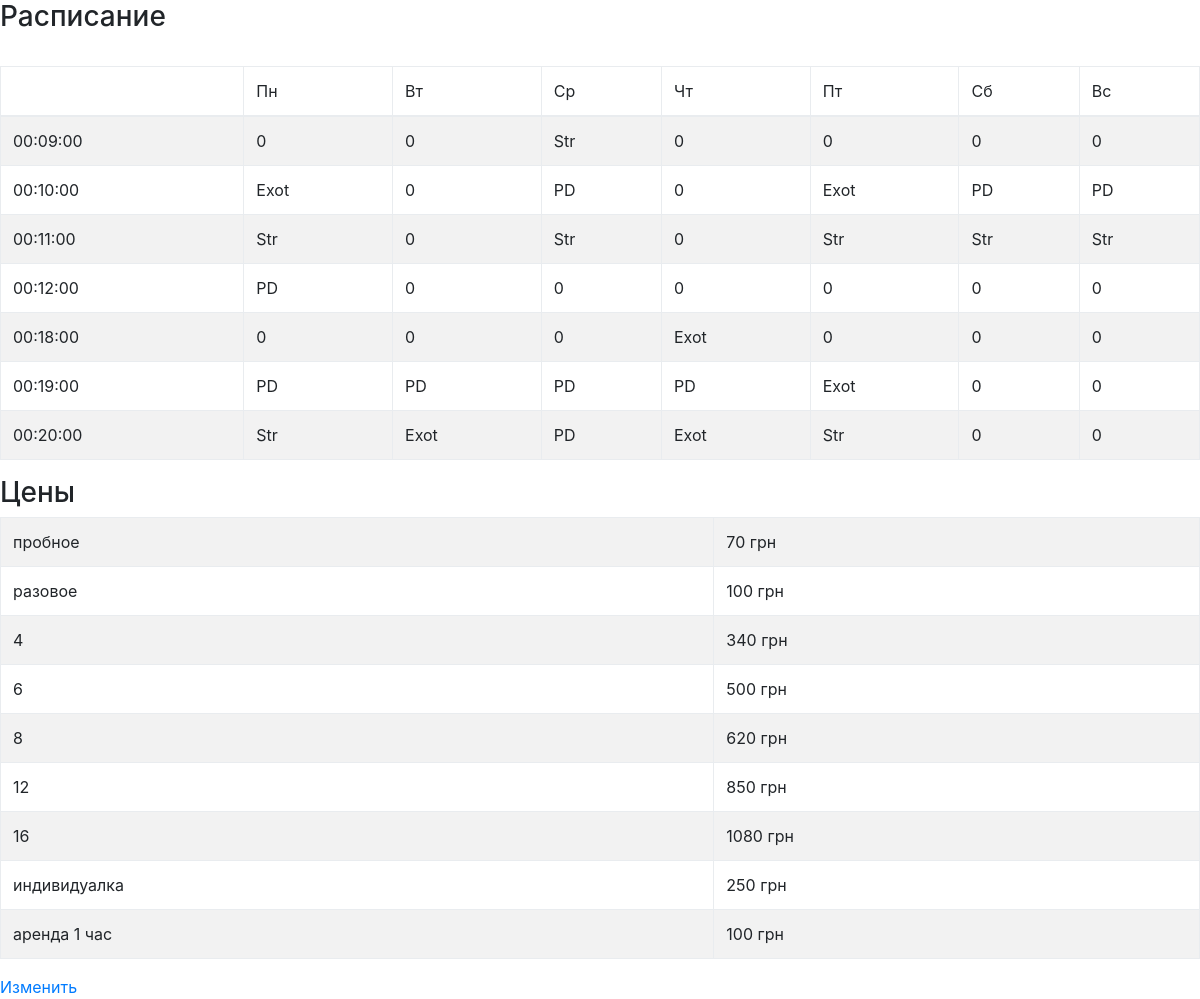
The page / on the database its author committed.
### tables this page shows
CREATE TABLE IF NOT EXISTS `shedule` (
  `id` tinyint(4) NOT NULL AUTO_INCREMENT,
  `time` time NOT NULL DEFAULT '00:00:00',
  `monday` varchar(50) NOT NULL DEFAULT '0',
  `tuesday` varchar(50) NOT NULL DEFAULT '0',
  `wednesday` varchar(50) NOT NULL DEFAULT '0',
  `thursday` varchar(50) NOT NULL DEFAULT '0',
  `friday` varchar(50) NOT NULL DEFAULT '0',
  `saturday` varchar(50) NOT NULL DEFAULT '0',
  `sunday` varchar(50) NOT NULL DEFAULT '0',
  PRIMARY KEY (`id`)
);

CREATE TABLE IF NOT EXISTS `prices` (
  `price_id` tinyint(4) NOT NULL AUTO_INCREMENT,
  `name_lesson` varchar(50) NOT NULL DEFAULT '0',
  `price_lesson` varchar(50) NOT NULL DEFAULT '0',
  PRIMARY KEY (`price_id`)
);

### shedule.php (the view, shortened to what this page needs)
<!doctype html>
<html lang="en">
<head>
    <link rel="stylesheet" href="others/reset v2.0.css">
    <link rel="stylesheet" href="others/style.css">
    <link rel="stylesheet" href="css/bootstrap.min.css">
</head>
<body>
<?php
$db_conn = new PDO('mysql:host=localhost;dbname=' . DB_CONNECTION_DB, DB_CONNECTION_USER, DB_CONNECTION_PASS);
$shedule = $db_conn->query('SELECT * FROM shedule');
while ($row = $shedule->fetch()) {
    $arr[] = $row;
}
$prices = $db_conn->query('SELECT * FROM prices');
while ($row_prices = $prices->fetch()) {
    $arr_prices[] = $row_prices;
}
?>
<table class="table table-striped table-bordered table-hover">
    <thead>
    <tr>
        <td></td>
        <td>Пн</td>
        <td>Вт</td>
        <td>Ср</td>
        <td>Чт</td>
        <td>Пт</td>
        <td>Сб</td>
        <td>Вс</td>
    </tr>
    </thead>
    <tbody>
    <? foreach ($arr as $row): ?>
        <tr>
            <td><?= $row['time'] ?></td>
            <td><?= $row['monday'] ?></td>
            <td><?= $row['tuesday'] ?></td>
            <td><?= $row['wednesday'] ?></td>
            <td><?= $row['thursday'] ?></td>
            <td><?= $row['friday'] ?></td>
            <td><?= $row['saturday'] ?></td>
            <td> <?= $row['sunday'] ?></td>
        </tr>
    <? endforeach; ?>
    </tbody>
</table>
<h3>Цены</h3>
<table class="table table-striped table-bordered">
    <tbody>
    <? foreach ($arr_prices as $row_prices): ?>
        <tr>
            <td><?= $row_prices['name_lesson'] ?></td>
            <td><?= $row_prices['price_lesson'] ?> грн</td>
        </tr>
    <? endforeach; ?>
    </tbody>
</table>
</body>
</html>

### index.php (shortened to what this page needs)
<!DOCTYPE html>
<html lang="en">
<head>
    <link rel="stylesheet" href="others/style.css">
    <link rel="stylesheet" href="css/bootstrap.min.css">
</head>
<body>
<h3>Расписание</h3>
<br>
<?php
include('shedule.php');
?>
<a href="view.php">Изменить</a>
</body>
</html>

### rows shown on the page
shedule: time "00:09:00", monday "0", tuesday "0", wednesday "Str", thursday "0", friday "0", saturday "0", sunday "0"
shedule: time "00:10:00", monday "Exot", tuesday "0", wednesday "PD", thursday "0", friday "Exot", saturday "PD", sunday "PD"
shedule: time "00:11:00", monday "Str", tuesday "0", wednesday "Str", thursday "0", friday "Str", saturday "Str", sunday "Str"
shedule: time "00:12:00", monday "PD", tuesday "0", wednesday "0", thursday "0", friday "0", saturday "0", sunday "0"
shedule: time "00:18:00", monday "0", tuesday "0", wednesday "0", thursday "Exot", friday "0", saturday "0", sunday "0"
shedule: time "00:19:00", monday "PD", tuesday "PD", wednesday "PD", thursday "PD", friday "Exot", saturday "0", sunday "0"
shedule: time "00:20:00", monday "Str", tuesday "Exot", wednesday "PD", thursday "Exot", friday "Str", saturday "0", sunday "0"
prices: name_lesson "пробное", price_lesson "70"
prices: name_lesson "разовое", price_lesson "100"
prices: name_lesson "4", price_lesson "340"
prices: name_lesson "6", price_lesson "500"
prices: name_lesson "8", price_lesson "620"
prices: name_lesson "12", price_lesson "850"
prices: name_lesson "16", price_lesson "1080"
prices: name_lesson "индивидуалка", price_lesson "250"
prices: name_lesson "аренда 1 час", price_lesson "100"
